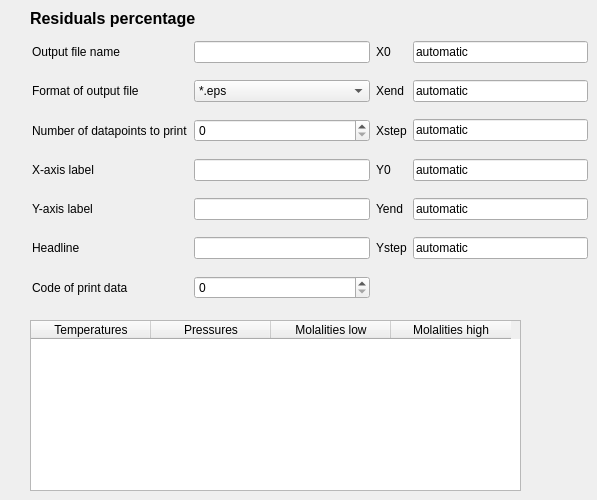
      <widget class="QWidget" name="tab_3">
       <attribute name="title">
        <string>Residuals %</string>
       </attribute>
       <widget class="QWidget" name="layoutWidget_3">
        <property name="geometry">
         <rect>
          <x>32</x>
          <y>30</y>
          <width>556</width>
          <height>283</height>
         </rect>
        </property>
        <layout class="QGridLayout" name="gridLayout_8">
         <item row="0" column="0">
          <widget class="QLabel" name="label_63">
           <property name="text">
            <string>Output file name</string>
           </property>
          </widget>
         </item>
         <item row="0" column="1">
          <widget class="QLineEdit" name="lineEdit_38"/>
         </item>
         <item row="0" column="2">
          <widget class="QLabel" name="label_64">
           <property name="text">
            <string>X0</string>
           </property>
          </widget>
         </item>
         <item row="0" column="3">
          <widget class="QLineEdit" name="lineEdit_39">
           <property name="text">
            <string>automatic</string>
           </property>
          </widget>
         </item>
         <item row="1" column="0">
          <widget class="QLabel" name="label_65">
           <property name="text">
            <string>Format of output file</string>
           </property>
          </widget>
         </item>
         <item row="1" column="1">
          <widget class="QComboBox" name="comboBox_8">
           <item>
            <property name="text">
             <string>*.eps</string>
            </property>
           </item>
           <item>
            <property name="text">
             <string>*.jpeg</string>
            </property>
           </item>
           <item>
            <property name="text">
             <string>*.pdf</string>
            </property>
           </item>
           <item>
            <property name="text">
             <string>*.svg</string>
            </property>
           </item>
          </widget>
         </item>
         <item row="1" column="2">
          <widget class="QLabel" name="label_66">
           <property name="text">
            <string>Xend</string>
           </property>
          </widget>
         </item>
         <item row="1" column="3">
          <widget class="QLineEdit" name="lineEdit_40">
           <property name="text">
            <string>automatic</string>
           </property>
          </widget>
         </item>
         <item row="2" column="0">
          <widget class="QLabel" name="label_67">
           <property name="text">
            <string>Number of datapoints to print</string>
           </property>
          </widget>
         </item>
         <item row="2" column="1">
          <widget class="QSpinBox" name="spinBox_nPrint_4"/>
         </item>
         <item row="2" column="2">
          <widget class="QLabel" name="label_68">
           <property name="text">
            <string>Xstep</string>
           </property>
          </widget>
         </item>
         <item row="2" column="3">
          <widget class="QLineEdit" name="lineEdit_41">
           <property name="text">
            <string>automatic</string>
           </property>
          </widget>
         </item>
         <item row="3" column="0">
          <widget class="QLabel" name="label_69">
           <property name="text">
            <string>X-axis label</string>
           </property>
          </widget>
         </item>
         <item row="3" column="1">
          <widget class="QLineEdit" name="lineEdit_42"/>
         </item>
         <item row="3" column="2">
          <widget class="QLabel" name="label_70">
           <property name="text">
            <string>Y0</string>
           </property>
          </widget>
         </item>
         <item row="3" column="3">
          <widget class="QLineEdit" name="lineEdit_43">
           <property name="text">
            <string>automatic</string>
           </property>
          </widget>
         </item>
         <item row="4" column="0">
          <widget class="QLabel" name="label_71">
           <property name="text">
            <string>Y-axis label</string>
           </property>
          </widget>
         </item>
         <item row="4" column="1">
          <widget class="QLineEdit" name="lineEdit_44"/>
         </item>
         <item row="4" column="2">
          <widget class="QLabel" name="label_72">
           <property name="text">
            <string>Yend</string>
           </property>
          </widget>
         </item>
         <item row="4" column="3">
          <widget class="QLineEdit" name="lineEdit_45">
           <property name="text">
            <string>automatic</string>
           </property>
          </widget>
         </item>
         <item row="5" column="0">
          <widget class="QLabel" name="label_73">
           <property name="text">
            <string>Headline</string>
           </property>
          </widget>
         </item>
         <item row="5" column="1">
          <widget class="QLineEdit" name="lineEdit_46"/>
         </item>
         <item row="5" column="2">
          <widget class="QLabel" name="label_74">
           <property name="text">
            <string>Ystep</string>
           </property>
          </widget>
         </item>
         <item row="5" column="3">
          <widget class="QLineEdit" name="lineEdit_47">
           <property name="text">
            <string>automatic</string>
           </property>
          </widget>
         </item>
         <item row="6" column="0">
          <widget class="QLabel" name="label_75">
           <property name="text">
            <string>Code of print data</string>
           </property>
          </widget>
         </item>
         <item row="6" column="1">
          <widget class="QSpinBox" name="spinBox_10"/>
         </item>
        </layout>
       </widget>
       <widget class="QLabel" name="label_76">
        <property name="geometry">
         <rect>
          <x>30</x>
          <y>10</y>
          <width>291</width>
          <height>17</height>
         </rect>
        </property>
        <property name="font">
         <font>
          <pointsize>12</pointsize>
          <weight>75</weight>
          <bold>true</bold>
         </font>
        </property>
        <property name="text">
         <string>Residuals percentage</string>
        </property>
       </widget>
       <widget class="QTableWidget" name="tableWidget_PrintPoints_4">
        <property name="geometry">
         <rect>
          <x>30</x>
          <y>320</y>
          <width>491</width>
          <height>171</height>
         </rect>
        </property>
        <property name="autoScrollMargin">
         <number>16</number>
        </property>
        <property name="rowCount">
         <number>0</number>
        </property>
        <property name="columnCount">
         <number>4</number>
        </property>
        <attribute name="horizontalHeaderDefaultSectionSize">
         <number>120</number>
        </attribute>
        <column>
         <property name="text">
          <string>Temperatures</string>
         </property>
        </column>
        <column>
         <property name="text">
          <string>Pressures</string>
         </property>
        </column>
        <column>
         <property name="text">
          <string>Molalities low</string>
         </property>
        </column>
        <column>
         <property name="text">
          <string>Molalities high</string>
         </property>
        </column>
       </widget>
      </widget>
